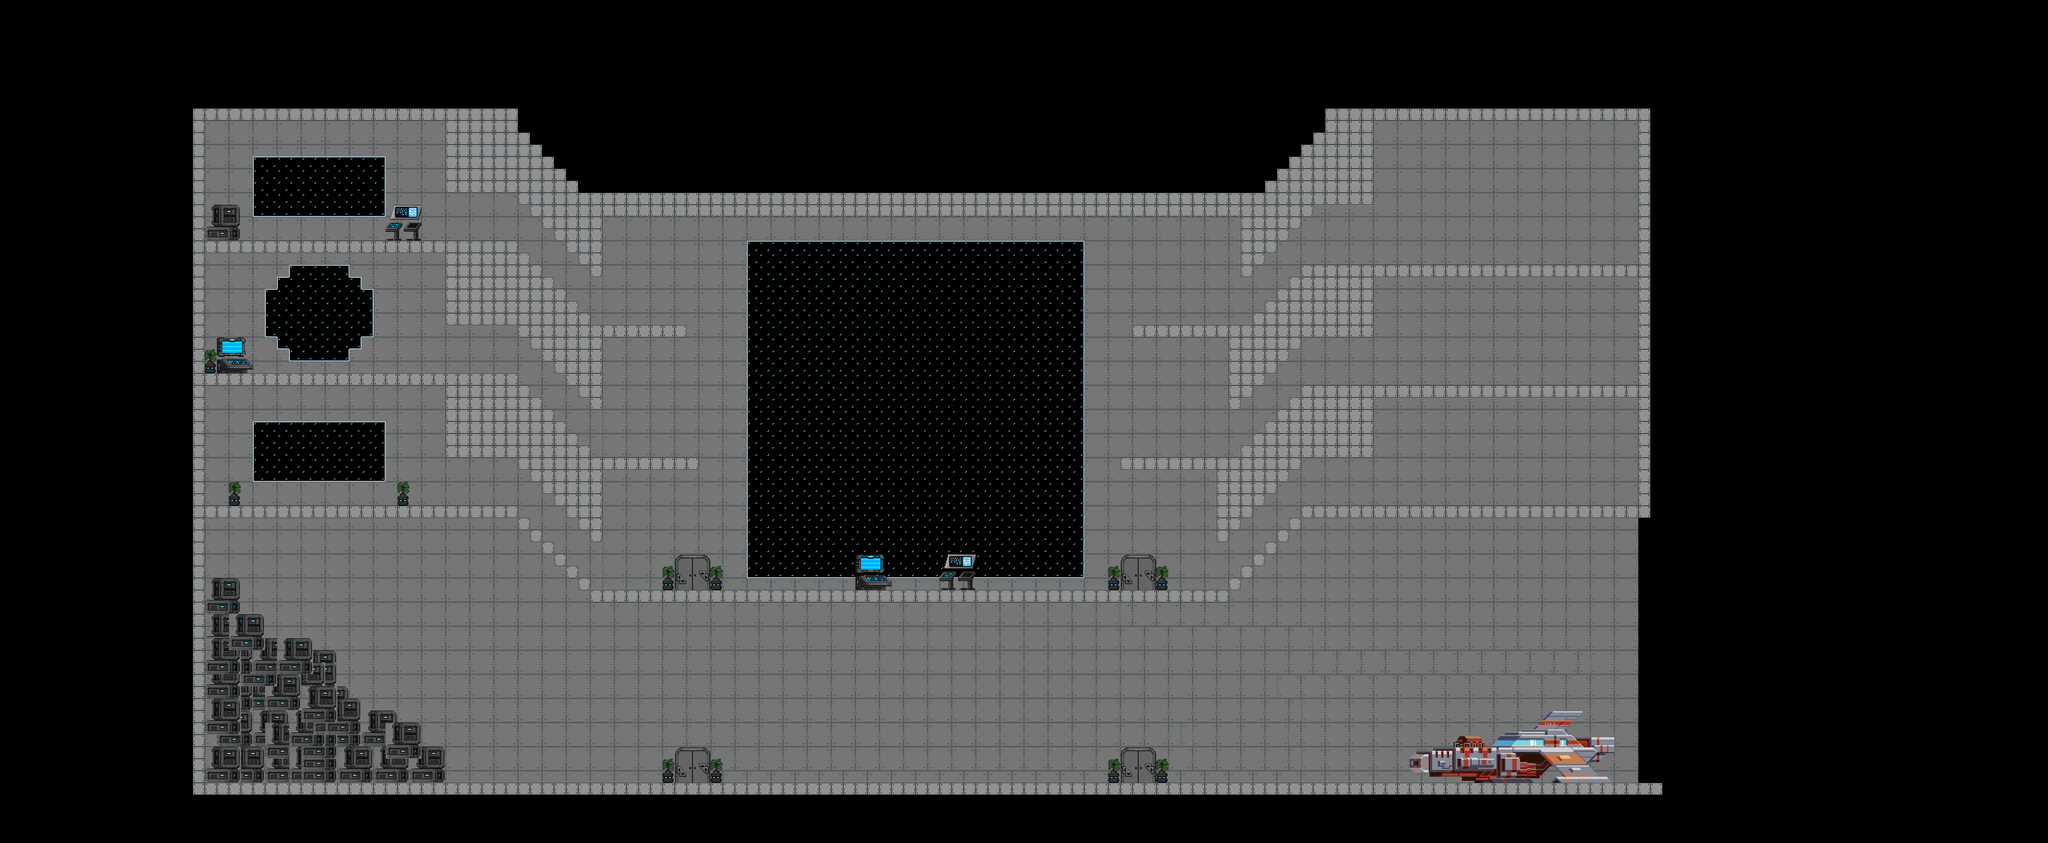

Below is a game level as drawn by its tile map, then a one-line description and the .tmx that defines it (tile-layer data replaced by summaries):
An orthogonal 170x70 tile map with 32x32 px tiles, 3 tile layers (walls, graphics, asthetics), 2 tilesets and 114 objects.

<map version="1.2" tiledversion="1.2.4" orientation="orthogonal" renderorder="right-down" width="170" height="70" tilewidth="32" tileheight="32" infinite="0" nextlayerid="13" nextobjectid="118">
 <tileset firstgid="1" source="../../assets/HomeBase/tileSet_Base.tsx" />
 <tileset firstgid="92" source="../../sprites/sprite_ship.tsx" />
 <imagelayer id="7" name="background">
  <image source="../../assets/HomeBase/background/background_homeBase.png" width="5500" height="2250" />
 </imagelayer>
 <layer id="8" name="walls" width="170" height="70">
  <data>[11900 cells, 5808 non-empty, 13 distinct tile ids]</data>
 </layer>
 <layer id="6" name="graphics" width="170" height="70">
  <data>[11900 cells, 1088 non-empty, 2 distinct tile ids]</data>
 </layer>
 <layer id="12" name="asthetics" width="170" height="70">
  <data>[11900 cells, 402 non-empty, 140 distinct tile ids]</data>
 </layer>
 <objectgroup id="9" name="ground">
  <object id="1" x="512" y="640" width="864" height="32" />
  <object id="2" x="512" y="288" width="32" height="352" />
  <object id="3" x="544" y="288" width="832" height="32" />
  <object id="4" x="1184" y="320" width="32" height="192" />
  <object id="5" x="1216" y="480" width="160" height="32" />
  <object id="6" x="1376" y="512" width="32" height="32" />
  <object id="7" x="1408" y="544" width="32" height="32" />
  <object id="8" x="1440" y="576" width="32" height="32" />
  <object id="9" x="1472" y="608" width="32" height="32" />
  <object id="10" x="1504" y="640" width="32" height="32" />
  <object id="11" x="1536" y="672" width="32" height="32" />
  <object id="13" x="1568" y="576" width="32" height="160" />
  <object id="14" x="512" y="672" width="32" height="1440" />
  <object id="15" x="544" y="1344" width="832" height="32" />
  <object id="16" x="544" y="992" width="832" height="32" />
  <object id="17" x="1184" y="672" width="32" height="192" />
  <object id="18" x="1184" y="1024" width="32" height="192" />
  <object id="19" x="1216" y="1184" width="160" height="32" />
  <object id="20" x="1216" y="832" width="160" height="32" />
  <object id="21" x="1376" y="864" width="32" height="32" />
  <object id="22" x="1408" y="896" width="32" height="32" />
  <object id="23" x="1440" y="928" width="32" height="32" />
  <object id="24" x="1472" y="960" width="32" height="32" />
  <object id="25" x="1504" y="992" width="32" height="32" />
  <object id="26" x="1536" y="1024" width="32" height="32" />
  <object id="27" x="1568" y="1056" width="32" height="32" />
  <object id="28" x="1376" y="1024" width="32" height="32" />
  <object id="29" x="1408" y="1056" width="32" height="32" />
  <object id="30" x="1440" y="1088" width="32" height="32" />
  <object id="31" x="1472" y="1120" width="32" height="32" />
  <object id="32" x="1504" y="1152" width="32" height="32" />
  <object id="33" x="1536" y="1184" width="32" height="32" />
  <object id="34" x="1568" y="1216" width="288" height="32" />
  <object id="35" x="1568" y="1248" width="32" height="192" />
  <object id="36" x="1376" y="1216" width="32" height="32" />
  <object id="37" x="1408" y="1248" width="32" height="32" />
  <object id="38" x="1440" y="1280" width="32" height="32" />
  <object id="39" x="1472" y="1312" width="32" height="32" />
  <object id="40" x="1504" y="1344" width="32" height="32" />
  <object id="41" x="1536" y="1376" width="32" height="32" />
  <object id="42" x="1376" y="1376" width="32" height="32" />
  <object id="43" x="1408" y="1408" width="32" height="32" />
  <object id="44" x="1440" y="1440" width="32" height="32" />
  <object id="45" x="1472" y="1472" width="32" height="32" />
  <object id="46" x="1504" y="1504" width="32" height="32" />
  <object id="47" x="1536" y="1536" width="32" height="32" />
  <object id="50" x="544" y="2080" width="1248" height="32" />
  <object id="51" x="1888" y="2080" width="1088" height="32" />
  <object id="52" x="3072" y="2080" width="1344" height="32" />
  <object id="53" x="1568" y="1568" width="224" height="32" />
  <object id="54" x="1888" y="1568" width="1088" height="32" />
  <object id="55" x="3072" y="1568" width="192" height="32" />
  <object id="56" x="1376" y="672" width="32" height="32" />
  <object id="57" x="1408" y="704" width="32" height="32" />
  <object id="58" x="1440" y="736" width="32" height="32" />
  <object id="59" x="1472" y="768" width="32" height="32" />
  <object id="60" x="1504" y="800" width="32" height="32" />
  <object id="61" x="1536" y="832" width="32" height="32" />
  <object id="62" x="1568" y="864" width="256" height="32" />
  <object id="63" x="1568" y="896" width="32" height="160" />
  <object id="64" x="3264" y="1536" width="32" height="32" />
  <object id="65" x="3296" y="1504" width="32" height="32" />
  <object id="66" x="3328" y="1472" width="32" height="32" />
  <object id="67" x="3360" y="1440" width="32" height="32" />
  <object id="68" x="3392" y="1408" width="32" height="32" />
  <object id="69" x="3424" y="1376" width="32" height="32" />
  <object id="70" x="3456" y="1344" width="928" height="32" />
  <object id="71" x="2976" y="1216" width="320" height="32" />
  <object id="72" x="3296" y="1184" width="32" height="32" />
  <object id="73" x="3328" y="1152" width="32" height="32" />
  <object id="74" x="3360" y="1120" width="32" height="32" />
  <object id="75" x="3392" y="1088" width="32" height="32" />
  <object id="76" x="3424" y="1056" width="32" height="32" />
  <object id="77" x="3456" y="1024" width="896" height="32" />
  <object id="78" x="3232" y="1248" width="32" height="192" />
  <object id="79" x="3264" y="1376" width="32" height="32" />
  <object id="80" x="3296" y="1344" width="32" height="32" />
  <object id="81" x="3328" y="1312" width="32" height="32" />
  <object id="82" x="3360" y="1280" width="32" height="32" />
  <object id="83" x="3392" y="1248" width="32" height="32" />
  <object id="84" x="3424" y="1216" width="32" height="32" />
  <object id="85" x="3456" y="1184" width="192" height="32" />
  <object id="86" x="3616" y="1056" width="32" height="128" />
  <object id="87" x="3008" y="864" width="320" height="32" />
  <object id="88" x="3264" y="896" width="32" height="192" />
  <object id="89" x="3296" y="1024" width="32" height="32" />
  <object id="90" x="3328" y="992" width="32" height="32" />
  <object id="91" x="3360" y="960" width="32" height="32" />
  <object id="92" x="3392" y="928" width="32" height="32" />
  <object id="93" x="3424" y="896" width="32" height="32" />
  <object id="94" x="3456" y="864" width="192" height="32" />
  <object id="95" x="3328" y="832" width="32" height="32" />
  <object id="96" x="3360" y="800" width="32" height="32" />
  <object id="97" x="3392" y="768" width="32" height="32" />
  <object id="98" x="3424" y="736" width="32" height="32" />
  <object id="99" x="3456" y="704" width="928" height="32" />
  <object id="100" x="3616" y="736" width="32" height="128" />
  <object id="101" x="3296" y="576" width="32" height="160" />
  <object id="102" x="3328" y="672" width="32" height="32" />
  <object id="103" x="3360" y="640" width="32" height="32" />
  <object id="104" x="3392" y="608" width="32" height="32" />
  <object id="105" x="3424" y="576" width="32" height="32" />
  <object id="106" x="3456" y="544" width="32" height="32" />
  <object id="107" x="3488" y="512" width="160" height="32" />
  <object id="108" x="3616" y="320" width="32" height="192" />
  <object id="109" x="3648" y="288" width="736" height="32" />
  <object id="110" x="4352" y="320" width="32" height="384" />
  <object id="111" x="4352" y="736" width="32" height="608" />
  <object id="112" x="1568" y="512" width="1760" height="64" />
 </objectgroup>
 <objectgroup id="10" name="ship">
  <object id="117" x="3744" y="1888" width="544" height="192" />
 </objectgroup>
 <objectgroup id="11" name="elevator">
  <!-- 4 objects omitted --></objectgroup>
</map>
<!-- 4 of 114 objects omitted -->